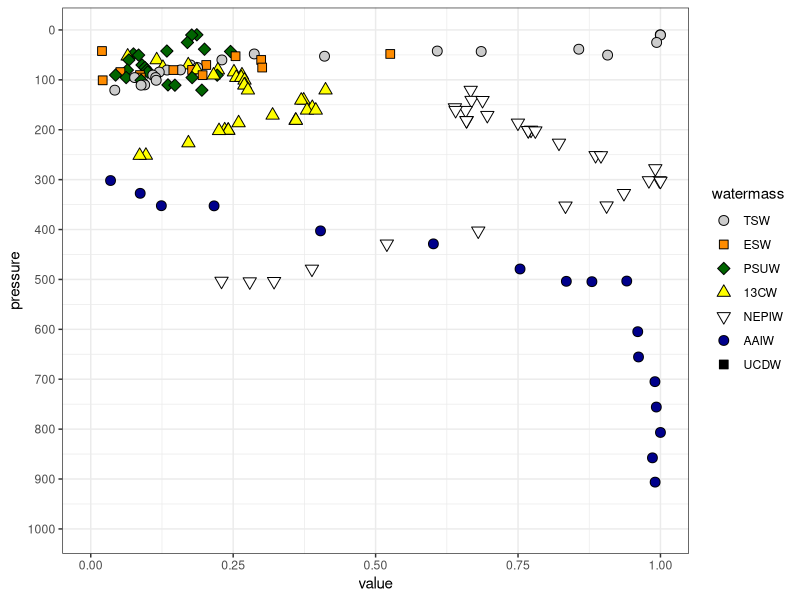
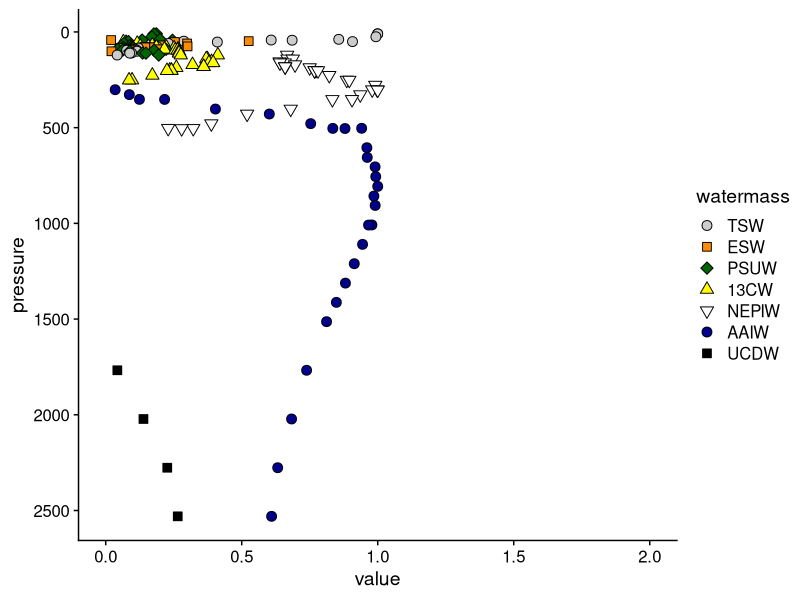
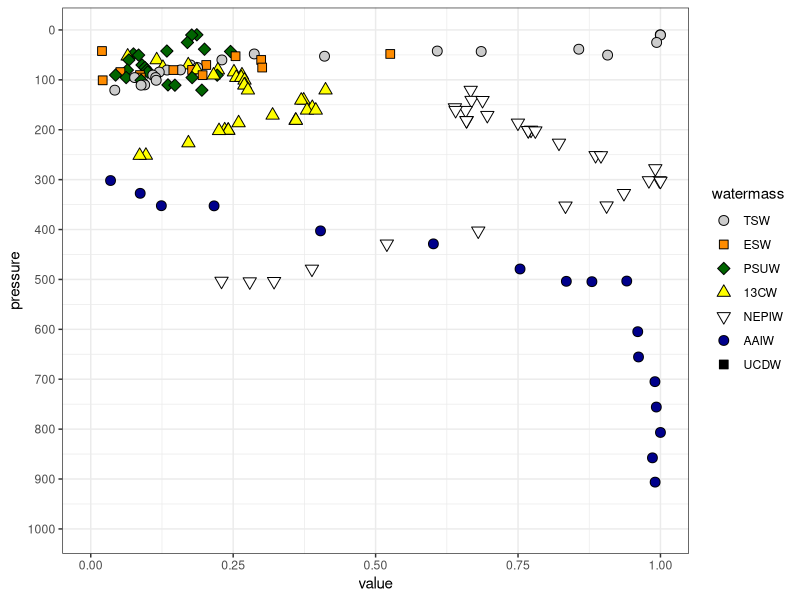
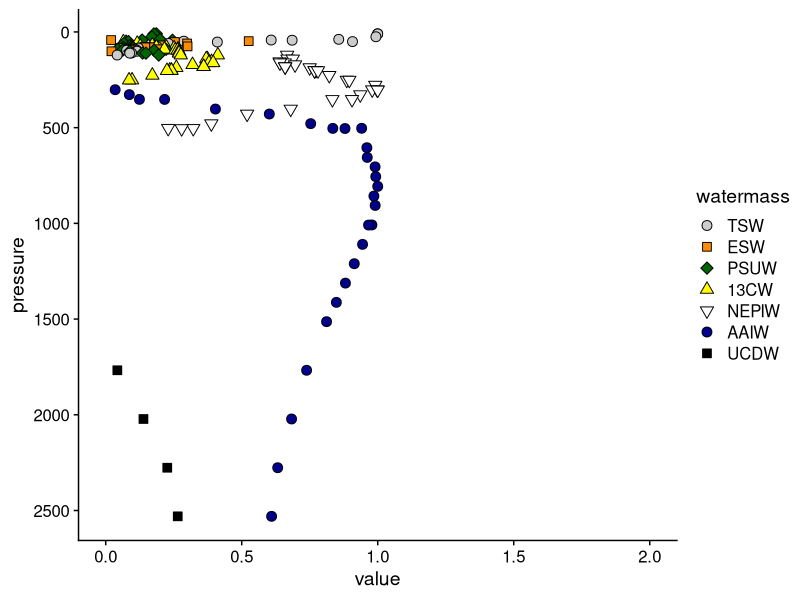

Write R code to recreate these figures, in order.
## ---- chunk 1
library(tidyverse)
library(readxl)
## ---- chunk 2
watermass00 <- read_excel("data/StP2_2017_out_v2b.xlsx", sheet = "Normalized to align")
## ---- chunk 3
wmNames <- watermass00 %>% select(TSW:UCDW) %>% colnames
## ---- chunk 4
watermass01 <- watermass00 %>% 
  #filter(pdens < 27) %>%
  select(pressure:UCDW) %>% 
  pivot_longer(cols = -pressure, names_to = "watermass") %>%
  mutate(watermass = factor(watermass, levels = wmNames, ordered = TRUE))
## ---- chunk 5
wmCols <- c("gray80", "darkorange", "darkgreen", "yellow", "white", "darkblue", "black")
watermass01 %>% 
  arrange(pressure) %>%
  #filter(watermass != "UCDW") %>%
  filter(value > 0) %>%
  mutate(value = if_else(value > 1, 1, value)) %>%
  ggplot(aes(x = value, y = pressure, fill = watermass, shape = watermass, group = watermass)) +
  geom_point(size = 3) +
  #geom_path(color = "black") +
  scale_y_reverse(limits = c(1000, 5), breaks = seq(from = 0, to = 1000, by = 100)) +
  #scale_y_reverse() +
  scale_x_continuous(limits = c(0, 1)) +
  scale_fill_manual(values = wmCols) + scale_shape_manual(values = c(21:25, 21:25)) +
  theme_bw()
  #cowplot::theme_cowplot()
## ---- chunk 6
ggsave("figures/watermass.png", width = 5, height = 3, dpi = 100)
## ---- chunk 7
wmCols <- c("gray80", "darkorange", "darkgreen", "yellow", "white", "darkblue", "black")
watermass01 %>% 
  arrange(pressure) %>%
  #filter(watermass != "UCDW") %>%
  filter(value > 0) %>%
  #mutate(value = if_else(value > 1, 1, value)) %>%
  ggplot(aes(x = value, y = pressure, fill = watermass, shape = watermass, group = watermass)) +
  geom_point(size = 3) +
  #geom_path(color = "black") +
  #scale_y_reverse(limits = c(1250, 5)) +
  scale_y_reverse() +
  scale_x_continuous(limits = c(0, 2)) +
  scale_fill_manual(values = wmCols) + scale_shape_manual(values = c(21:25, 21:25)) +
  cowplot::theme_cowplot()
## ---- chunk 8
ggsave("figures/watermass2.png", width = 5, height = 3, dpi = 100)
